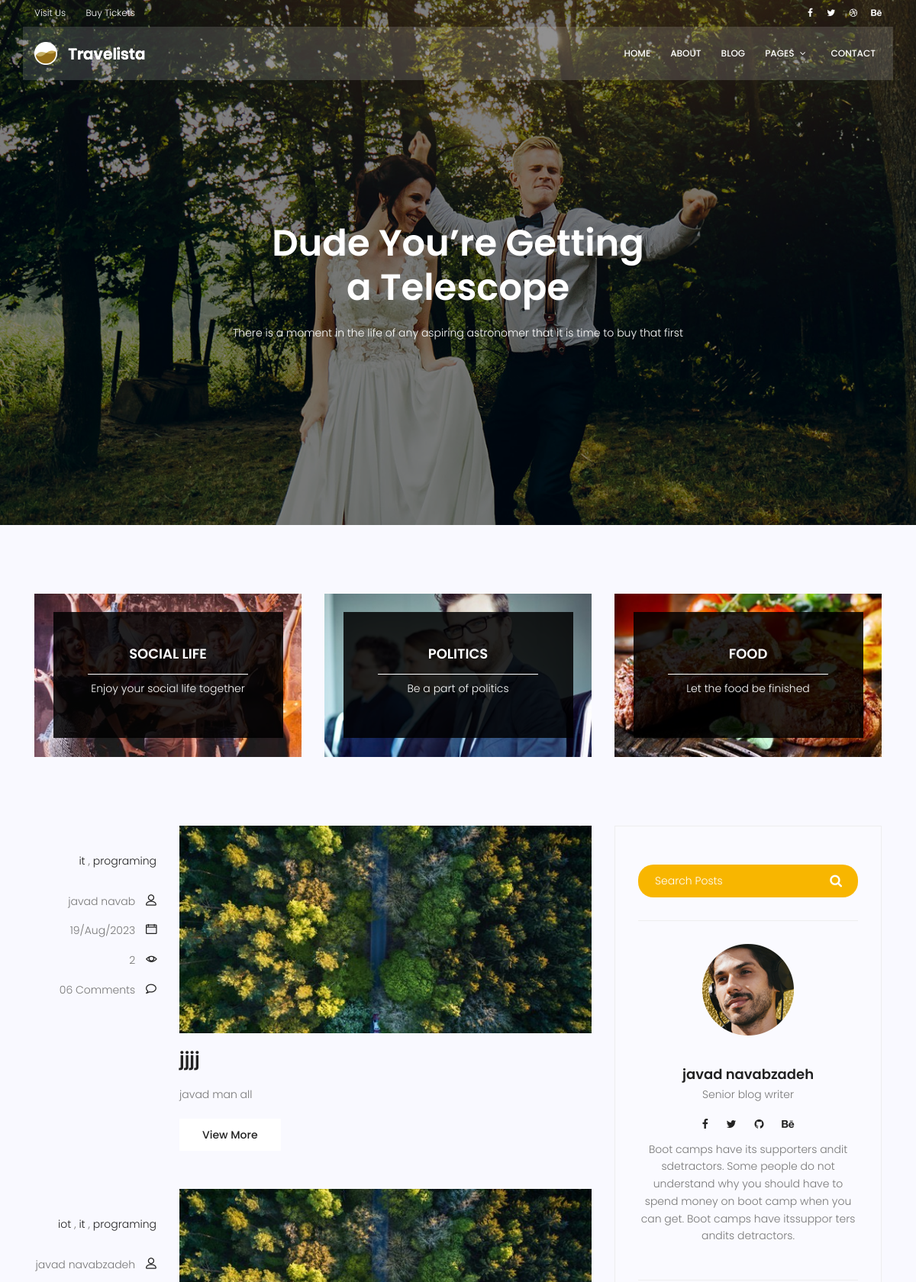
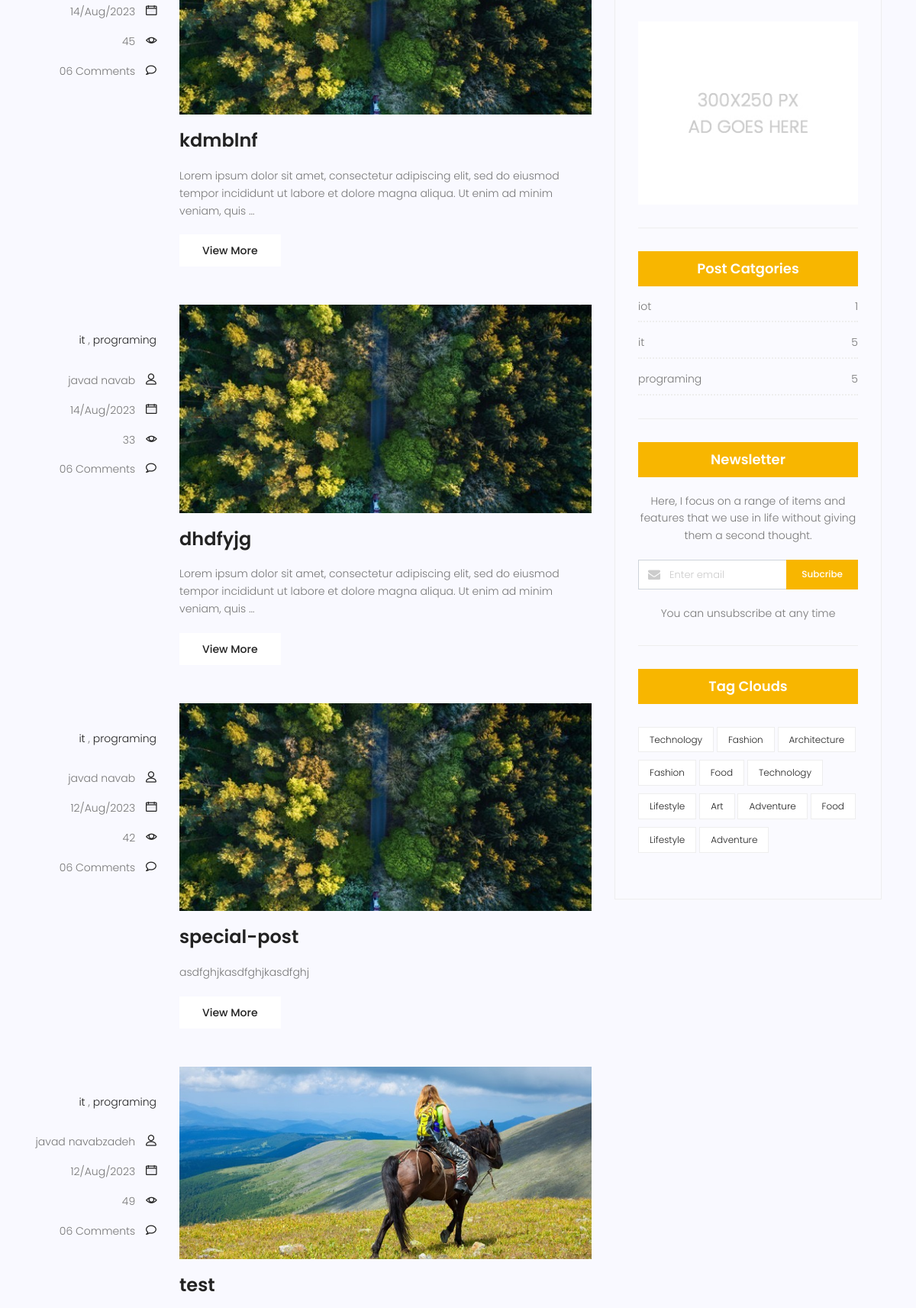
Screenshot of /blog/ (upper part) with the database file from the repository (2 pictures, top to bottom).
### blog/models.py (models this page shows, shortened)
class category(models.Model):
    name = models.CharField(max_length=255)
    def __str__(self):
        return self.name

class post(models.Model):
    image = models.ImageField(upload_to='blog/' , default='blog/default.jpg')
    author = models.ForeignKey(User , on_delete=models.SET_NULL , null=True)
    title = models.CharField(max_length=255)
    content = models.TextField()
    category = models.ManyToManyField(category)
    counted_views = models.IntegerField(default=0)
    status = models.BooleanField(default=False)
    published_at = models.DateTimeField(null=True)
    created_at = models.DateTimeField(auto_now_add=True)
    updated_at = models.DateTimeField(auto_now=True )
    class Meta:
        ordering = ['-created_at']

### blog/views.py (the view)
# urls.py: path('' , blog ,name='blog'),
def blog(request , **kwargs):
    t = datetime.datetime.now()
    posts = post.objects.filter( status=True , published_at__lte=t)
    if kwargs.get('cat_name'):
        posts = posts.filter(category__name=kwargs['cat_name'])
    if kwargs.get('author_username'):
        posts = posts.filter(author__username=kwargs['author_username'])
    posts = Paginator(posts ,6)
    try:
        page_number = request.GET.get('page')
        posts = posts.get_page(page_number)
    except PageNotAnInteger:
        posts = posts.get_page(1)
    except EmptyPage:
        posts = posts.get_page(1)
    context = {'posts' : posts }
    return render(request,'blog/blog-home.html' , context)

### blog/templatetags/blog_tags.py (called while the page is built)
@register.inclusion_tag('blog/blog-category.html')
def postcategories():
    posts = post.objects.filter(status = True)
    categories = category.objects.all()
    cat_dict = {}
    for name in categories:
        cat_dict[name]=posts.filter(category=name).count()
    return {'categories':cat_dict}

### templates/blog/blog-home.html (shortened to what this page needs)
{% extends 'base.html' %} {% load static %} {% load blog_tags %} {% block content %}
<section class="banner-area relative blog-home-banner" id="home">
  <div class="overlay overlay-bg"></div>
  <div class="container">
    <div class="row d-flex align-items-center justify-content-center">
      <div class="about-content blog-header-content col-lg-12">
        <h1 class="text-white">Dude You’re Getting a Telescope</h1>
        <p class="text-white">
          There is a moment in the life of any aspiring astronomer that it is
          time to buy that first
        </p>
      </div>
    </div>
  </div>
</section>
<section class="top-category-widget-area pt-90 pb-90">
  <div class="container">
    <div class="row">
      <div class="col-lg-4">
        <div class="single-cat-widget">
          <div class="content relative">
            <div class="overlay overlay-bg"></div>
            <a href="#" target="_blank">
              <div class="thumb">
                <img
                  class="content-image img-fluid d-block mx-auto"
                  src="{% static 'img/blog/cat-widget1.jpg' %}"
                  alt=""
                />
              </div>
              <div class="content-details">
                <h4 class="content-title mx-auto text-uppercase">
                  Social life
                </h4>
                <span></span>
                <p>Enjoy your social life together</p>
              </div>
            </a>
          </div>
        </div>
      </div>
      <div class="col-lg-4">
        <div class="single-cat-widget">
          <div class="content relative">
            <div class="overlay overlay-bg"></div>
            <a href="#" target="_blank">
              <div class="thumb">
                <img
                  class="content-image img-fluid d-block mx-auto"
                  src="{% static 'img/blog/cat-widget2.jpg' %}"
                  alt=""
                />
              </div>
              <div class="content-details">
                <h4 class="content-title mx-auto text-uppercase">Politics</h4>
                <span></span>
                <p>Be a part of politics</p>
              </div>
            </a>
          </div>
        </div>
      </div>
      <div class="col-lg-4">
        <div class="single-cat-widget">
          <div class="content relative">
            <div class="overlay overlay-bg"></div>
            <a href="#" target="_blank">
              <div class="thumb">
                <img
                  class="content-image img-fluid d-block mx-auto"
                  src="{% static 'img/blog/cat-widget3.jpg' %}"
                  alt=""
                />
              </div>
              <div class="content-details">
                <h4 class="content-title mx-auto text-uppercase">Food</h4>
                <span></span>
                <p>Let the food be finished</p>
              </div>
            </a>
          </div>
        </div>
      </div>
    </div>
  </div>
</section>
<section class="post-content-area">
  <div class="container">
    <div class="row">
      <div class="col-lg-8 posts-list">
        {% for post in posts %}
        <div class="single-post row">
          <div class="col-lg-3 col-md-3 meta-details">
            <ul class="tags">
              {% for cat in post.category.all %}
              <li>
                <a href="{% url 'blog:category' cat_name=cat.name %}"
                  >{{cat.name}}</a
                >
              </li>
              {% if not forloop.last %} , {% endif %} {% endfor %}
            </ul>
            <div class="user-details row">
              <p class="user-name col-lg-12 col-md-12 col-6">
                <a
                  href="{% url 'blog:author' author_username=post.author.username %}"
                  >{{post.author.get_full_name}}</a
                >
                <span class="lnr lnr-user"></span>
              </p>
              <p class="date col-lg-12 col-md-12 col-6">
                <a href="#">{{post.published_at|date:"d/M/Y"}}</a>
                <span class="lnr lnr-calendar-full"></span>
              </p>
              <p class="view col-lg-12 col-md-12 col-6">
                <a href="#">{{post.counted_views}}</a>
                <span class="lnr lnr-eye"></span>
              </p>
              <p class="comments col-lg-12 col-md-12 col-6">
                <a href="#">06 Comments</a> <span class="lnr lnr-bubble"></span>
              </p>
            </div>
          </div>
          <div class="col-lg-9 col-md-9">
            <div class="feature-img">
              <img class="img-fluid" src="{{post.image.url}}" alt="" />
            </div>
            <a class="posts-title" href="{% url 'blog:single' pid=post.id %}"
              ><h3>{{post.title}}</h3></a
            >
            <p class="excert">{{post.content|truncatewords:25}}</p>
            <a href="{% url 'blog:single' pid=post.id %}" class="primary-btn"
              >View More</a
            >
          </div>
        </div>
        {% endfor %}
      </div>
      <div class="col-lg-4 sidebar-widgets">
        <div class="widget-wrap">
          {% include 'blog/blog-search.html' %}
          {% include 'blog/blog-writer.html' %}
          <div class="single-sidebar-widget ads-widget">
            <a href="#"
              ><img
                class="img-fluid"
                src="{% static 'img/blog/ads-banner.jpg' %}"
                alt=""
            /></a>
          </div>
          {% postcategories %}
          <div class="single-sidebar-widget newsletter-widget">
            <h4 class="newsletter-title">Newsletter</h4>
            <p>
              Here, I focus on a range of items and features that we use in life
              without giving them a second thought.
            </p>
            <div class="form-group d-flex flex-row">
              <div class="col-autos">
                <div class="input-group">
                  <div class="input-group-prepend">
                    <div class="input-group-text">
                      <i class="fa fa-envelope" aria-hidden="true"></i>
                    </div>
                  </div>
                  <input
                    type="text"
                    class="form-control"
                    id="inlineFormInputGroup"
                    placeholder="Enter email"
                    onfocus="this.placeholder = ''"
                    onblur="this.placeholder = 'Enter email'"
                  />
                </div>
              </div>
              <a href="#" class="bbtns">Subcribe</a>
            </div>
            <p class="text-bottom">You can unsubscribe at any time</p>
          </div>
          <div class="single-sidebar-widget tag-cloud-widget">
            <h4 class="tagcloud-title">Tag Clouds</h4>
            <ul>
              <li><a href="#">Technology</a></li>
              <li><a href="#">Fashion</a></li>
              <li><a href="#">Architecture</a></li>
              <li><a href="#">Fashion</a></li>
              <li><a href="#">Food</a></li>
              <li><a href="#">Technology</a></li>
              <li><a href="#">Lifestyle</a></li>
              <li><a href="#">Art</a></li>
              <li><a href="#">Adventure</a></li>
              <li><a href="#">Food</a></li>
              <li><a href="#">Lifestyle</a></li>
              <li><a href="#">Adventure</a></li>
            </ul>
          </div>
        </div>
      </div>
    </div>
  </div>
</section>
{% endblock %}

### templates/blog/blog-category.html
{% load static %}
<div class="single-sidebar-widget post-category-widget">
    <h4 class="category-title">Post Catgories</h4>
    <ul class="cat-list">
        {% for name,count in categories.items %}
      <li>
        <a href="{% url 'blog:category' cat_name=name %}" class="d-flex justify-content-between">
          <p>{{name}}</p>
          <p>{{count}}</p>
        </a>
      </li>
      {% endfor %}
    </ul>
  </div>

### rows the page displays
post: author.get_full_name "javad navab", published_at "19/Aug/2023", counted_views "2", image (placeholder picture), title "jjjj", content "javad man all"
category: name "it", count "5"
category: name "programing", count "5"
post: author.get_full_name "javad navabzadeh", published_at "14/Aug/2023", counted_views "45", image (placeholder picture), title "kdmblnf", content "Lorem ipsum dolor sit amet, consectetur adipiscing elit, sed do eiusmod tempor incididunt ut labore et dolore magna aliqua. Ut enim ad minim veniam, quis …"
category: name "iot", id "1"
post: author.get_full_name "javad navab", published_at "14/Aug/2023", counted_views "33", image (placeholder picture), title "dhdfyjg", content "Lorem ipsum dolor sit amet, consectetur adipiscing elit, sed do eiusmod tempor incididunt ut labore et dolore magna aliqua. Ut enim ad minim veniam, quis …"
post: author.get_full_name "javad navab", published_at "12/Aug/2023", counted_views "42", image (placeholder picture), title "special-post", content "asdfghjkasdfghjkasdfghj"
post: author.get_full_name "javad navabzadeh", published_at "12/Aug/2023", counted_views "49", image (picture), title "test"
